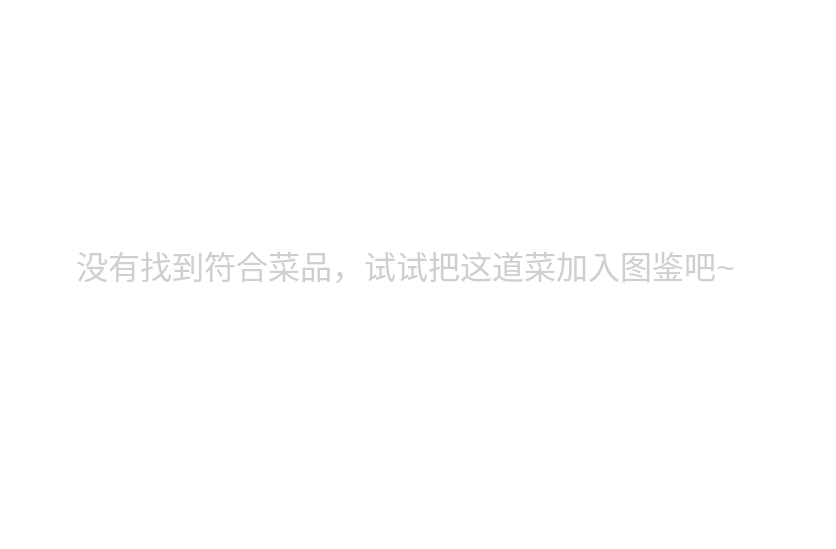
<?xml version="1.0" encoding="UTF-8"?>
<ui version="4.0">
 <class>NotFoundWidget</class>
 <widget class="QWidget" name="NotFoundWidget">
  <property name="geometry">
   <rect>
    <x>0</x>
    <y>0</y>
    <width>836</width>
    <height>549</height>
   </rect>
  </property>
  <property name="windowTitle">
   <string>Form</string>
  </property>
  <property name="styleSheet">
   <string notr="true">background-color: rgb(255, 255, 255);</string>
  </property>
  <widget class="QLabel" name="label">
   <property name="geometry">
    <rect>
     <x>50</x>
     <y>210</y>
     <width>711</width>
     <height>111</height>
    </rect>
   </property>
   <property name="styleSheet">
    <string notr="true">background-color: transparent;
color:rgb(206, 208, 208)</string>
   </property>
   <property name="text">
    <string>&lt;html&gt;&lt;head/&gt;&lt;body&gt;&lt;p align=&quot;center&quot;&gt;&lt;span style=&quot; font-size:24pt;&quot;&gt;没有找到符合菜品，试试把这道菜加入图鉴吧~&lt;/span&gt;&lt;/p&gt;&lt;/body&gt;&lt;/html&gt;</string>
   </property>
  </widget>
 </widget>
 <resources/>
 <connections/>
</ui>
